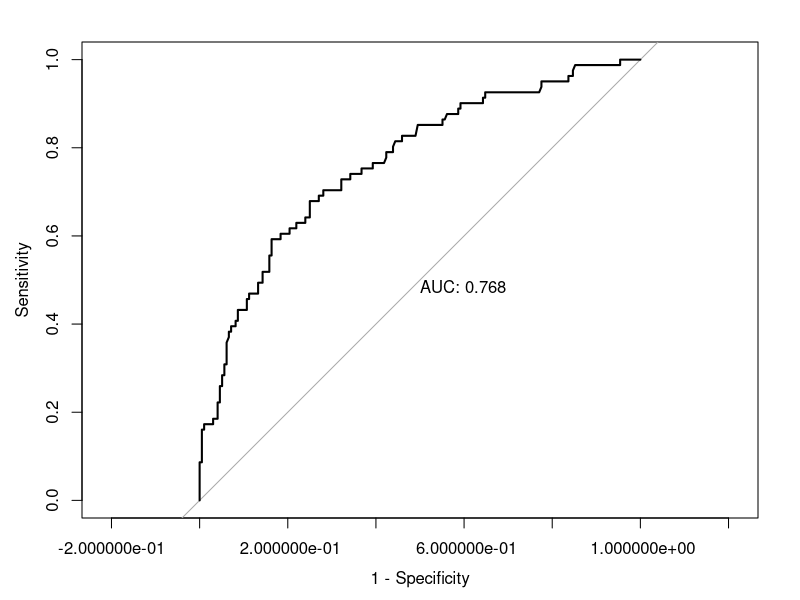
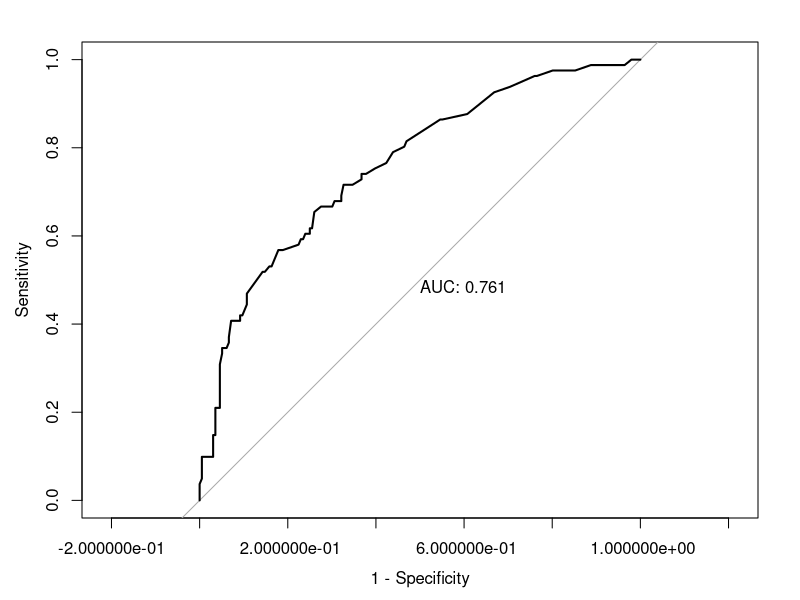

These figures' R source, in order:
# import data
data <- read.csv(file="BME 501 Final 2021 Dataset P1.csv", header=T)

# 1
str(data)
data$deg_malig <- as.factor(data$deg_malig)
data$menopause <- as.factor(data$menopause)
data$node_caps <- as.factor(data$node_caps)
data$breast <- as.factor(data$breast)
data$breast_quad <- as.factor(data$breast_quad)
data$irradiat <- as.factor(data$irradiat)
data$class_num <- as.factor(data$class_num)

primaryModel <- glm(class_num~age+tumor_size+inv_nodes+deg_malig+menopause
                                    +node_caps+breast+breast_quad+irradiat,
                                    data = data, family = binomial())
summary(primaryModel)

# 2
library(pROC)

priPredict <- predict(primaryModel,data = data)
prip <- exp(priPredict)/(1+exp(priPredict))

priRoc <- roc(data$class_num, prip)
plot(priRoc, print.auc=TRUE, legacy.axes=TRUE)

# 3
library(rms)

step(primaryModel)
optModel <- glm(class_num~tumor_size+inv_nodes+deg_malig+irradiat,
                                    data = data, family = binomial())
summary(optModel)
lrtest(primaryModel, optModel)

# 4
optPredict <- predict(optModel,data = data)
optp <- exp(optPredict)/(1+exp(optPredict))

optRoc <- roc(data$class_num, optp)
plot(optRoc, print.auc=TRUE, legacy.axes=TRUE)

# 5
data[which(data$id == 100),]
nd <- data.frame(tumor_size = c(32), inv_nodes = c(4), 
                    deg_malig = factor(c(2)), irradiat = factor(c(1)),
                    class_num = factor(c(1)))
predict(optModel,nd,'response', se.fit = TRUE)

low <- 0.365568-1.96*0.07289716
low
high <- 0.365568+1.96*0.07289716
high

write(optp, file='adjustedPredictData.csv', ncolumns=1)
